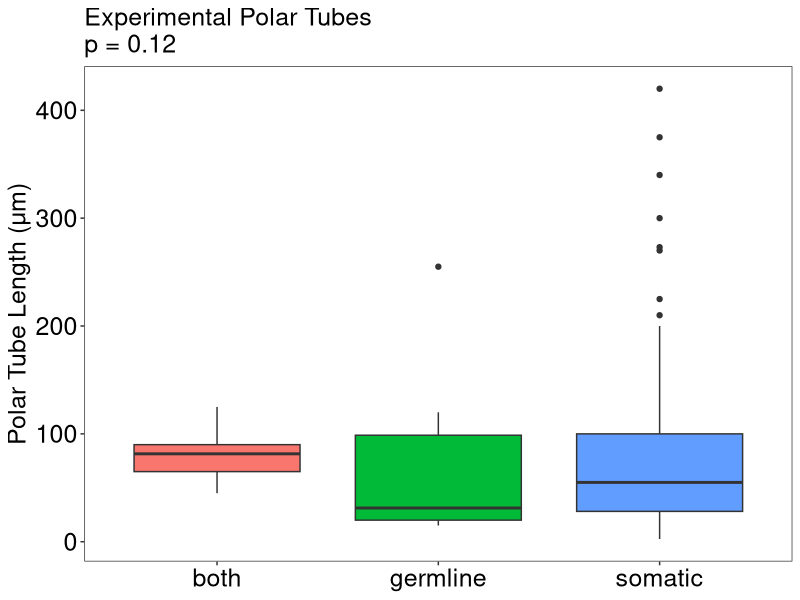
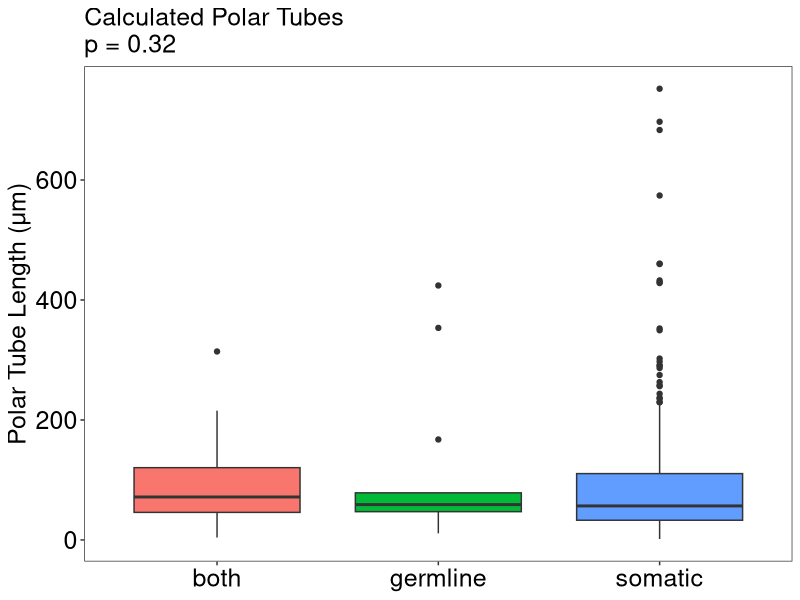

Source code (R) for these figures, in order:
# -----------------------------------------------------------------------------
#
# Compare tube lengths to infection
#
# Jason Jiang - Created: 2020/08/14
#                     Last Edit: 2021/02/26
#
# Reinke Lab - Microsporidia Database Project
#
# Goal: Write code to compare tube lengths across infection strategies (i.e: 
# somatic, germline or both infection) for microsporidia species.
#
# Thanks to Brandon for this RScript layout
#
# -----------------------------------------------------------------------------

# Load in useful packages
library(tidyverse)
library(readxl)


# Set working directory
setwd("P:/Shared/Microsporidia database/Figure S4 (Jason)/Fig S4C + S4D - Polar tube and transmission")


# Load in spreadsheets containing relevant data
transmission_tube_db <- read_xlsx('polar tube and transmission.xlsx')


# Filter out microsporidia species without polar tube data, or without
# transmission data
transmission_tube_db <- transmission_tube_db %>%
  filter(!(is.na(Tube_act) & is.na(Tube_calc))) %>%
  filter(!is.na(Transmission))


# To compare tube length to infection type, we want to select which tube values
# we will use for comparison

# First, write functions to strip parentheses from the tube data.
# This will be used later to format the tube data for analysis.
strip_parentheses <- function(tube_value) {
  strsplit(trimws(strsplit(tube_value, "\\(")[[1]][1]), " ")[[1]][1]
}

vstrip_parentheses <- Vectorize(strip_parentheses)


# Write functions for formatting the tube data, so all parenthesized text is
# stripped from the tube data.
clean_tube_data <- function(tube_data) {
  raw_values <- strsplit(tube_data, "; ")[[1]]
  paste(vstrip_parentheses(raw_values), collapse = "; ")
}


# Separate transmission_tube_db into 2 dataframes, one for calculated tube values
# only and the other for experimental tube values
exp <- transmission_tube_db %>%
  filter(!is.na(Tube_act)) %>%
  rowwise() %>%
  mutate(Tube_act = clean_tube_data(Tube_act)) %>%
  separate_rows(Tube_act, sep = "; ") %>%
  mutate(Tube_act = as.numeric(Tube_act)) %>%
  select(-Tube_calc)

calc <- transmission_tube_db %>%
  filter(!is.na(Tube_calc)) %>%
  rowwise() %>%
  mutate(Tube_calc = clean_tube_data(Tube_calc)) %>%
  separate_rows(Tube_calc, sep = "; ") %>%
  mutate(Tube_calc = as.numeric(Tube_calc)) %>%
  select(-Tube_act)


# Statistical testing for experimental tube values
kruskal.test(data = exp, Tube_act ~ Transmission) # NS
kruskal.test(data = calc, Tube_calc ~ Transmission) # NS


# Make boxplot of all infection groups, for experimental and calculated
ggplot(exp, aes(x = Transmission, y = Tube_act, fill = Transmission)) +
  geom_boxplot(show.legend = FALSE) +
  labs(x = "Transmission", y = "Polar Tube Length (\u03bcm)", title = "Experimental Polar Tubes\np = 0.12") +
  theme_bw() +
  theme(plot.title = element_text(size = 18),
        axis.text = element_text(size = 18, color = "black"),
        axis.title = element_text(size = 18),
        axis.title.x = element_blank(),
        panel.background = element_blank(),
        panel.grid.major = element_blank(),
        panel.grid.minor = element_blank())

ggplot(calc, aes(x = Transmission, y = Tube_calc, fill = Transmission)) +
  geom_boxplot(show.legend = FALSE) +
  labs(x = "Transmission", y = "Polar Tube Length (\u03bcm)", title = "Calculated Polar Tubes\np = 0.32") +
  theme_bw() +
  theme(plot.title = element_text(size = 18),
        axis.text = element_text(size = 18, color = "black"),
        axis.title = element_text(size = 18),
        axis.title.x = element_blank(),
        panel.background = element_blank(),
        panel.grid.major = element_blank(),
        panel.grid.minor = element_blank())